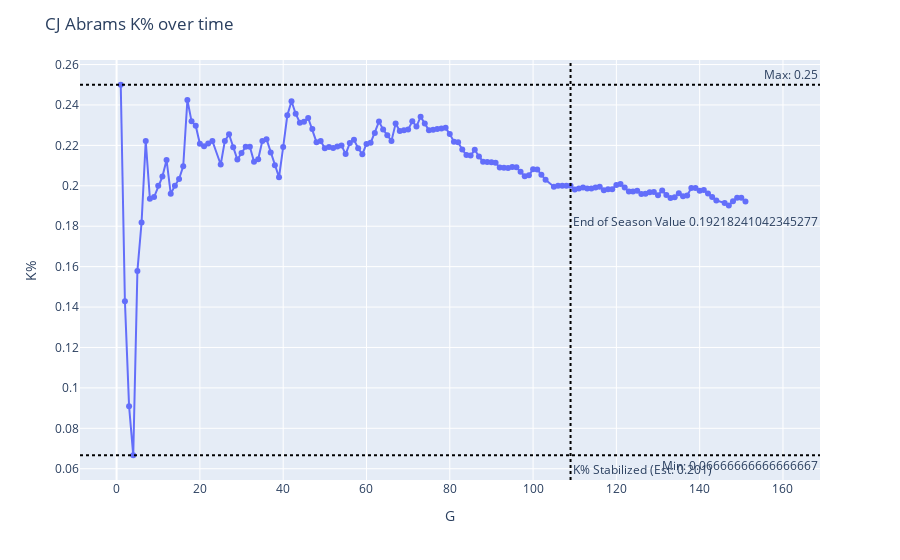

Source (notebook cell):
### Code cell
fig = create_figure(player_dfs_2023[player_key], x_column='G', y_column='K%')
fig.add_vline(x=stability_K[player_key]['Game Threshold K%'], line_dash="dot", line_color="black", annotation_text=f'K% Stabilized (Est: {round(stability_K[player_key]['K% Mean'],3)})', annotation_position="bottom right")
fig.show()

### Figure 1 — Plotly figure (JSON) as saved in the notebook; plotly's stock layout.template omitted (floating-point values rounded to 4 significant figures; data arrays with more than 128 entries replaced by an {"elided": "..."} marker saying what was removed)
{"data": [{"hovertemplate": "x=%{x}<br>y=%{y}<extra></extra>", "legendgroup": "", "line": {"color": "#636efa", "dash": "solid"}, "marker": {"symbol": "circle"}, "mode": "lines+markers", "name": "", "orientation": "v", "showlegend": false, "type": "scatter", "x": {"elided": "148 int values"}, "xaxis": "x", "y": {"elided": "148 float values"}, "yaxis": "y"}], "layout": {"annotations": [{"showarrow": false, "text": "Min: 0.06666666666666667", "x": 1, "xanchor": "right", "xref": "x domain", "y": 0.06667, "yanchor": "top", "yref": "y"}, {"showarrow": false, "text": "Max: 0.25", "x": 1, "xanchor": "right", "xref": "x domain", "y": 0.25, "yanchor": "bottom", "yref": "y"}, {"showarrow": false, "text": "End of Season Value 0.19218241042345277", "x": 139, "y": 0.1826}, {"showarrow": false, "text": "K% Stabilized (Est: 0.201)", "x": 109, "xanchor": "left", "xref": "x", "y": 0, "yanchor": "bottom", "yref": "y domain"}], "legend": {"tracegroupgap": 0}, "margin": {"t": 60}, "shapes": [{"line": {"color": "black", "dash": "dot"}, "type": "line", "x0": 0, "x1": 1, "xref": "x domain", "y0": 0.06667, "y1": 0.06667, "yref": "y"}, {"line": {"color": "black", "dash": "dot"}, "type": "line", "x0": 0, "x1": 1, "xref": "x domain", "y0": 0.25, "y1": 0.25, "yref": "y"}, {"line": {"color": "black", "dash": "dot"}, "type": "line", "x0": 109, "x1": 109, "xref": "x", "y0": 0, "y1": 1, "yref": "y domain"}], "title": {"text": "CJ Abrams K% over time"}, "xaxis": {"anchor": "y", "domain": [0, 1], "title": {"text": "G"}}, "yaxis": {"anchor": "x", "domain": [0, 1], "nticks": 20, "title": {"text": "K%"}}}}
